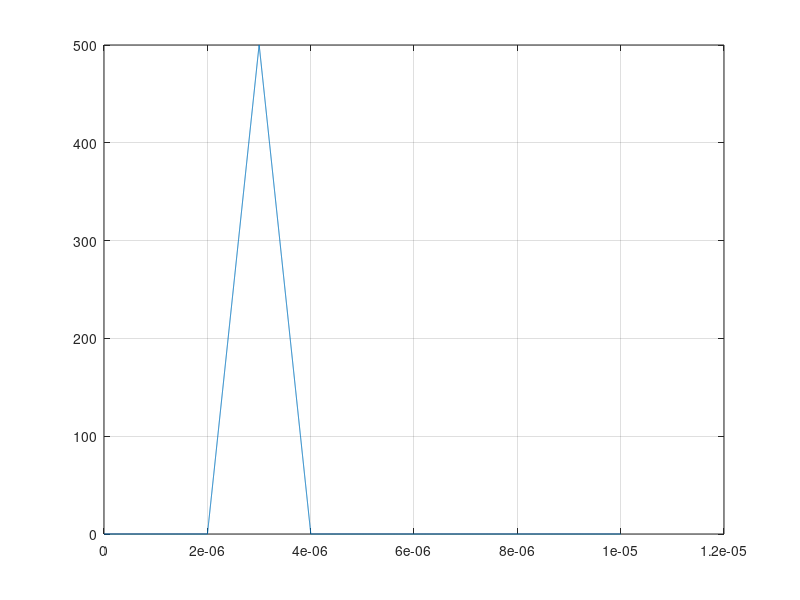

Here is the MATLAB script that generated this plot:
ts = 1e-9; T = 1e-5; tau = 1e-6; C = 299792458;R=450;
t = 0:ts:T;
tlen = length(t)
N = round(tau / ts)
se = zeros(1, length(t));
se(1:tau / ts + 1) = 1;
figure;
%plot(t, se, 'LineWidth', 5)
%ylim([0, 2]);
%hold on
td = 2 * R / C
sr = zeros(1, length(t));
sr(td / ts + 1:td / ts + tau / ts + 1) = 0.5;
%plot(t, sr, 'LineWidth', 5)
ro = zeros(1, tlen);
for i=1:tlen-N
    tmp = zeros(1, tlen);
    tmp(i:i + N - 1) = 1;
    ro(i) = dot(tmp, sr);
end
[mx, pos] = max(ro);
plot(t, ro)
my_td = t(pos)
my_R = C * my_td / 2
grid on